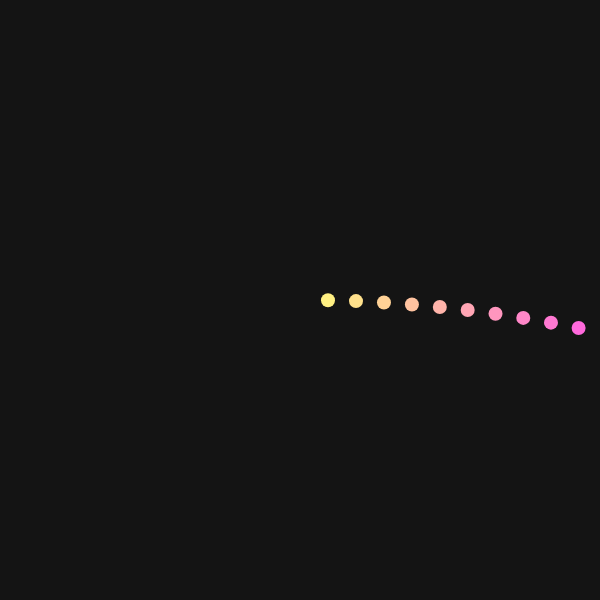
Frame 1 (no input)
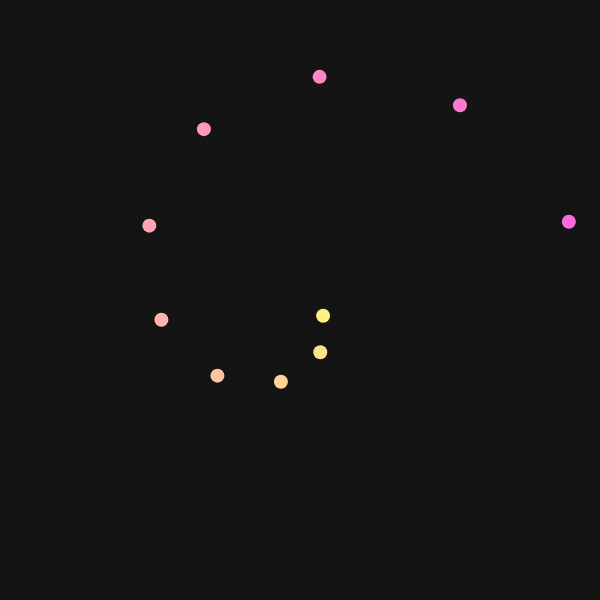
Frame 60 (no input)
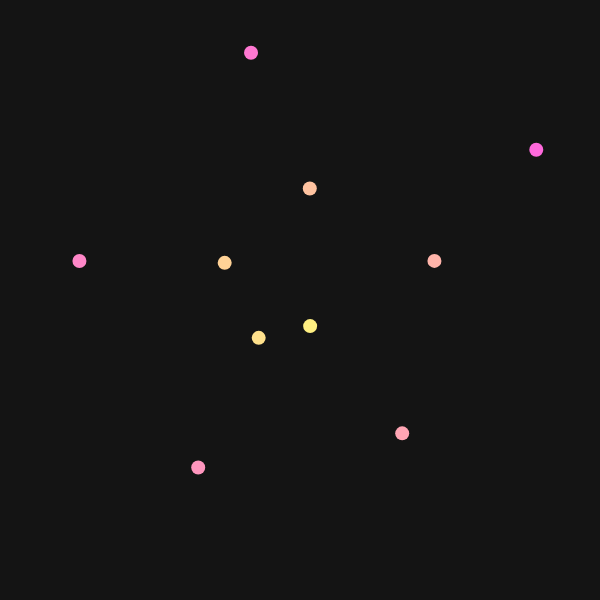
Frame 120 (the mouse pressed at the canvas centre since frame 60)

The p5.js sketch that drew these frames (run headless with seeded random() and noise() and a simulated clock; from frame 60 on, the mouse is pressed at the canvas centre):

// p5.js sketch
// ── sketch.js
function setup() {
  createCanvas(600, 600);
  noStroke();
}

function draw() {
  background(20);
  translate(width / 2, height / 2);
  for (let i = 1; i <= 10; i++) {
    const a = frameCount * 0.01 * i;
    fill(255, 255 - i * 15, 120 + i * 10);
    circle(cos(a) * i * 28, sin(a) * i * 28, 14);
  }
}
